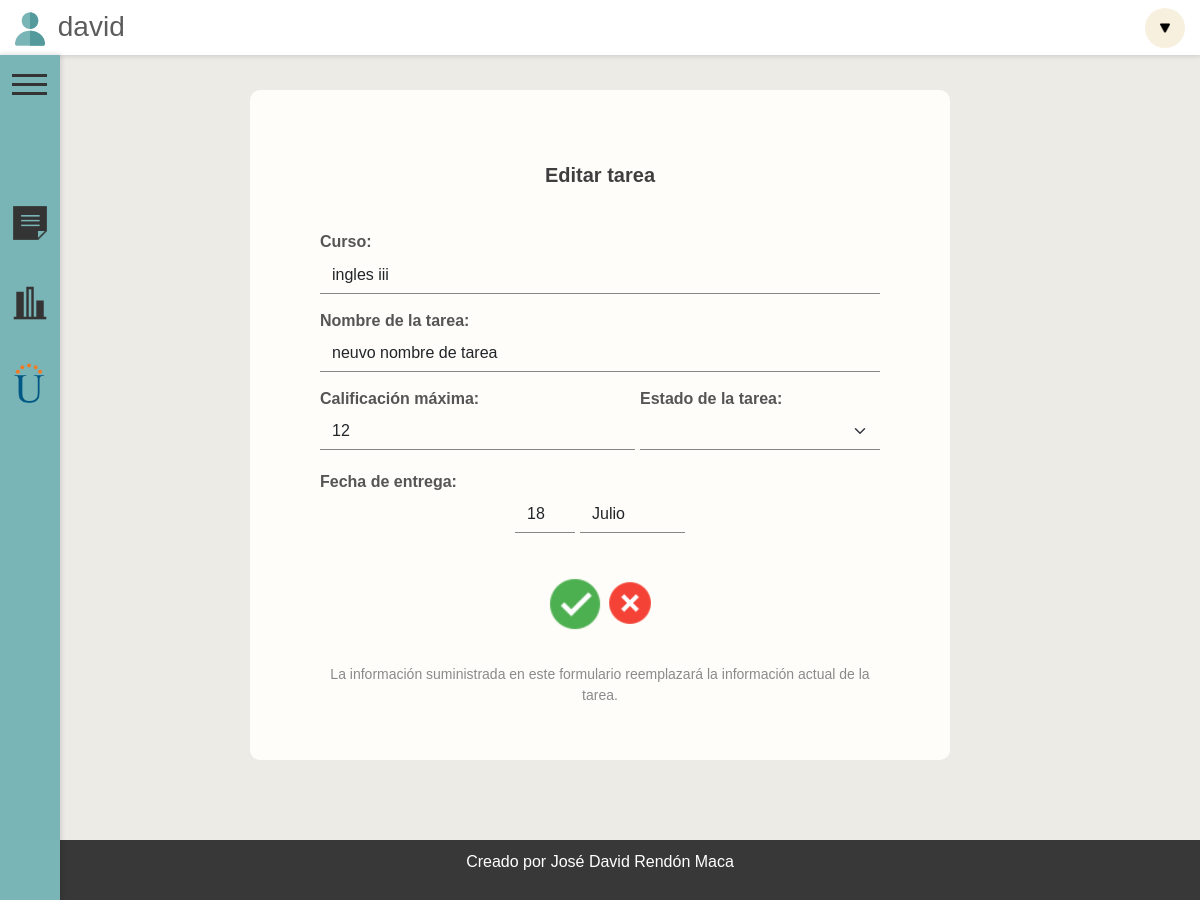
Page /editarTarea/32/ (signed in) on the earlier database version.
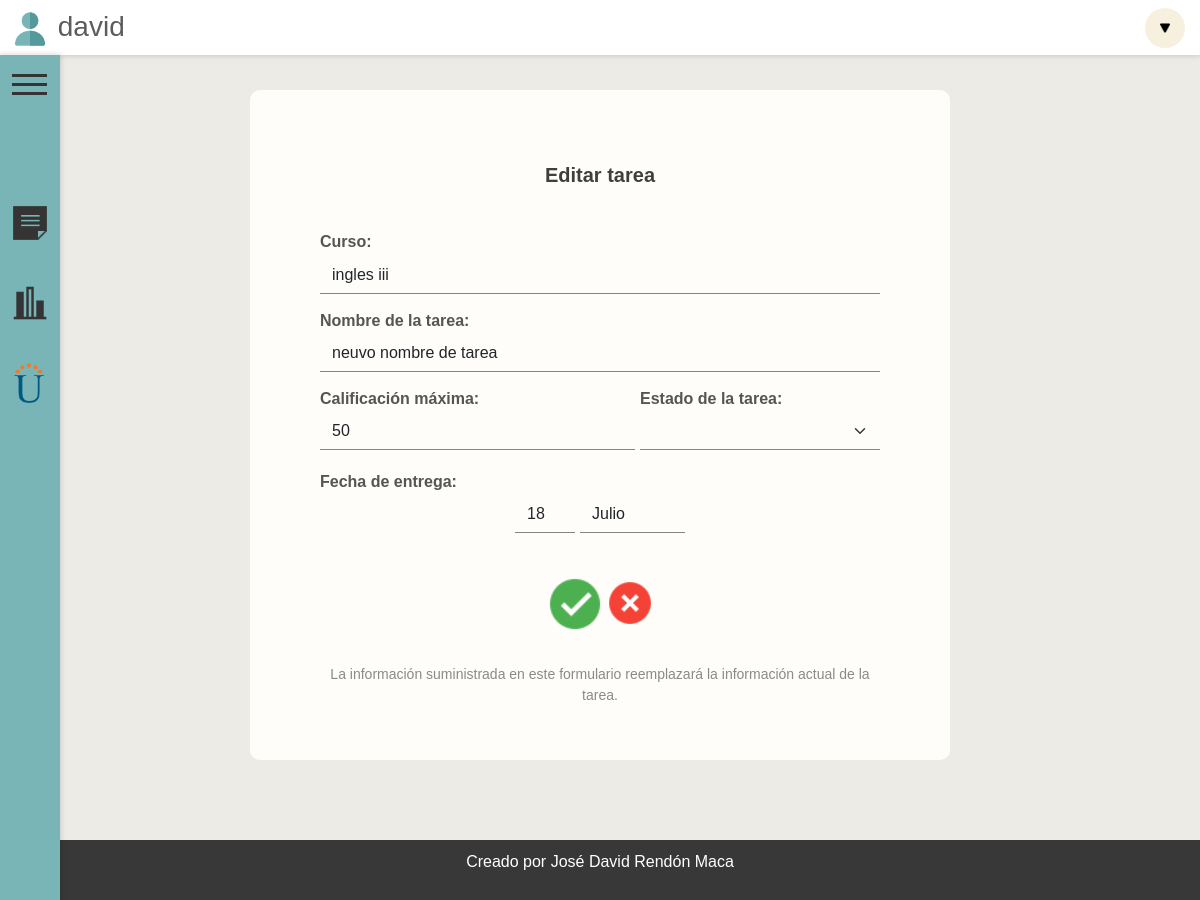
Same page on the later database version.
### index/models.py (models this page shows)
class CursosYTareas(models.Model):
    curso = models.CharField(max_length=100)
    tarea = models.CharField(max_length=100)
    valor = models.IntegerField()
    estado = models.CharField(max_length=100)
    entrega = models.DateField(default=django.utils.timezone.now)
    usuario = models.CharField(default='usuario', max_length=100)
    anotacion = models.TextField(default="", max_length=10000)
    calificado = models.BooleanField(default=False)
    calificacion = models.IntegerField(default=0)

### index/views.py (the view)
# urls.py: path('editarTarea/<id>/', editarTarea, name="editarTarea"),
@login_required
def editarTarea(request, id):
    usuario = request.user.username
    formInfo = CursosYTareas.objects.get(pk = id)
    if usuario == formInfo.usuario:
        data={
            'form':formAgregarCurso(instance=formInfo),
            'cursosVerificados': EstadoDelCurso.objects.filter(verificacion='verificado'),
            'id':id
        }
        return render(request, 'index/editarTarea.html', data)
    else:
        return HttpResponse("Error")

### index/forms.py
class formAgregarCurso(forms.ModelForm):
    class Meta:
        model = CursosYTareas
        fields=['curso', 'tarea', 'valor', 'estado', 'entrega', 'anotacion']
        widgets = {
            'entrega':forms.SelectDateWidget(),
        }
    def __init__(self, *args, **kwargs):
        super(self.__class__, self).__init__(*args, **kwargs)
        self.fields['anotacion'].required = False

### index/templates/index/editarTarea.html (shortened to what this page needs)
{% extends 'index/base.html' %}
{% block content %}
{% load static %}
{% load widget_tweaks %}
<link rel="stylesheet" href="{% static 'css/NuevoCurso.css' %}">
<div class="contenedor-cursos" style="margin-top:60px; color: #525252;" id="agregarNuevoCursos">
    <div style="width:100%; text-align: center; color: #3f3f3f;">
        <p style="font-size:20px ; margin-bottom: 40px;"><strong>Editar tarea</strong></p>
    </div>
    <form action="/actualizarCurso/" method="POST">
        <div style="display:flex; flex-direction: column;">
            <div>
                <div style="height: 1px;">
                    <p style="font-weight: bold ;margin-bottom: 0px; color: rgb(85, 85, 85);"> Curso:</p>
                </div>
                {% render_field form.curso list="cursos" class="form-control campo"%}
            </div>
            <div>
                <p style="font-weight: bold ;margin-bottom: 0px; color: rgb(85, 85, 85);"> Nombre de la tarea:</p>
                {% render_field form.tarea class="form-control campo"%}
            </div>
            <div class="contenedor-calificacion-estado-fecha">
                <div class="campo-cef">
                    <p style="font-weight: bold ;margin-bottom: 0px; color: rgb(85, 85, 85);"> Calificación máxima:</p>
                    {% render_field form.valor class="form-control campo"%}
                </div>
                <div class="campo-cef-E">
                    <p style="font-weight: bold ;margin-bottom: 0px; color: rgb(85, 85, 85);"> Estado de la tarea:</p>
                    <select class="form-select campo" for=" {{ form.estado }}  ">
                        <option selected disabled style="font-size: 0px; display:none;"></option>
                        <option value="espera">No comenzada</option>
                    </select>
                </div>
                <div class="campo-cef">
                    <p style="font-weight: bold ;margin-bottom: 0px; color: rgb(85, 85, 85);"> Fecha de entrega:</p>
                    <div style="display: flex; flex-direction: row; justify-content: center; width: 100%;">
                        {% render_field form.entrega class="form-control datepicker campo fecha"%}
                    </div>
                </div>
            </div>
            <div style="display: flex; flex-direction: row; justify-content: center; align-items: center;">
                <button type="submit" style="border: none; background-color: rgba(0, 0, 0, 0);"><img style="width:60px; height: 60px;" src="{% static 'icons/icon-ok.png' %}" alt=""></button>
                <div style=" display: flex; justify-content: center;"><a style="text-align: center; margin-top: 10px;" href="{% url 'inicio' %}"><p><img style="width:50px; height: 50px; margin-top:5px;" src="{% static 'icons/icon-cancel.png' %}" alt=""></p></a></div>
            </div>
        </div>
    </form>
    <div style="text-align: center; color: #8a8a8a; margin-top: 20px; font-size:14px ;">
        <p>
            La información suministrada en este formulario reemplazará la información actual de la tarea.
        </p>
    </div>
</div>
{% endblock content %}

Differences in the rows shown:
changed CursosYTareas "ingles iii": valor "12" → "50"
